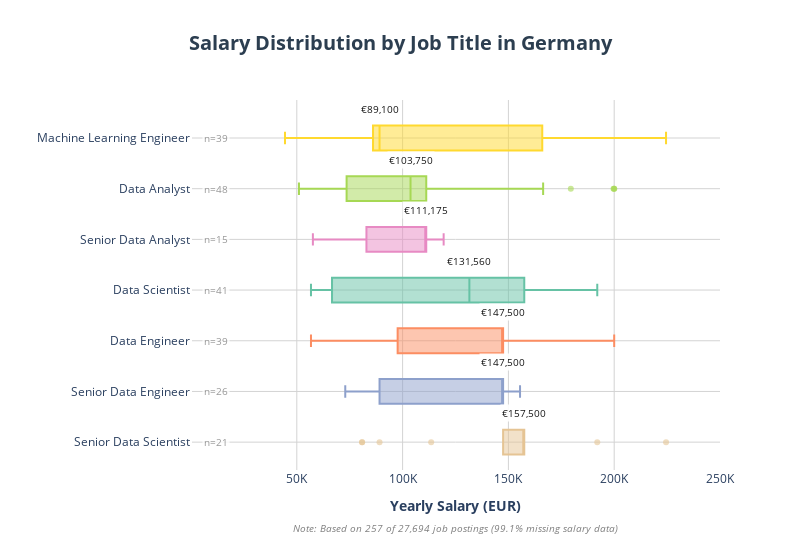

Notebook code cell kept with this figure:
### Markdown cell above
4.3. Plotting salary distribution based on job title

### Code cell
# Defing color palette
COLOR_PALETTE = px.colors.qualitative.Set2  

# Getting median values and assigning colors
median_df = (
    df_Germany_top7
    .groupby('job_title_short')['salary_year_avg']
    .median()
    .reset_index()
)

roles = df_Germany_top7['job_title_short'].unique()
role_colors = {role: COLOR_PALETTE[i % len(COLOR_PALETTE)] for i, role in enumerate(roles)}

# Creating boxplot with different colors
fig = px.box(
    df_Germany_top7,
    x='salary_year_avg',
    y='job_title_short',
    orientation='h',
    title='<b>Salary Distribution by Job Title in Germany</b>',
    labels={
        'salary_year_avg': 'Yearly Salary (EUR)',
        'job_title_short': 'Job Title'
    },
    color='job_title_short',
    color_discrete_map=role_colors,  
    category_orders={'job_title_short': median_df.sort_values('salary_year_avg')['job_title_short'].tolist()}
)

fig.update_traces(
    marker_opacity=0.6,
    line_width=2,
    hoverinfo='none',  
    hovertemplate=None
)

# Adding visible median lines and hover-able points
for _, row in median_df.iterrows():
    role = row['job_title_short']
    median_value = row['salary_year_avg']
    role_color = role_colors[role]
    
    fig.add_shape(
        type="line",
        x0=median_value,
        x1=median_value,
        y0=role,
        y1=role,
        yref="y",
        line=dict(
            color=role_color,
            width=3,
            dash="solid"  
        )
    )
    
    fig.add_trace(
        go.Scatter(
            x=[median_value],
            y=[role],
            mode='markers',
            marker=dict(
                size=15,  
                opacity=0,  
                color=role_color
            ),
            hovertemplate=(
                f'<b style="color:{role_color}">{role}</b><br>'
                f'<b>Median Salary:</b> €{median_value:,.0f}<br>'
                f'<extra></extra>'
            ),
            showlegend=False,
            name=f'{role} Median'
        )
    )
    
    fig.add_annotation(
        x=median_value,
        y=role,
        text=f'€{median_value:,.0f}',
        showarrow=False,
        yshift=20,  
        font=dict(size=10, color='black'),
        bgcolor='white',
        opacity=0.9,
        yanchor='bottom'
    )

fig.update_layout(
    height=550,  
    width=800,
    showlegend=False,
    plot_bgcolor='white',
    xaxis=dict(
        range=[0, 250000],
        ticksuffix=' €',
        gridcolor='lightgray',
        gridwidth=1,
        title='<b>Yearly Salary (EUR)</b>'
    ),
    yaxis=dict(
        title='',
        gridcolor='lightgray',
        gridwidth=1
    ),
    title=dict(
        x=0.5,
        font=dict(size=20, color='#2c3e50')
    ),
    hovermode='closest'
)
fig.update_xaxes(
    tickvals=[0, 50000, 100000, 150000, 200000, 250000],
    ticktext=['', '50K', '100K', '150K', '200K', '250K']
)

# Adding data count annotations
for i, role in enumerate(roles):
    role_data = df_Germany_top7[df_Germany_top7['job_title_short'] == role]
    count = len(role_data)
    
    fig.add_annotation(
        x=0.02,
        y=role,
        xref="paper",
        yref="y",
        text=f"n={count}",
        showarrow=False,
        font=dict(size=10, color="gray"),
        bgcolor="white",
        opacity=0.8,
        xanchor='left'
    )

# Adding disclaimer
total_jobs = len(df_Germany)
jobs_with_salary = len(df_Germany_with_salary)
missing_pct = ((total_jobs - jobs_with_salary) / total_jobs) * 100

fig.add_annotation(
    x=0.5,
    y=-0.18,
    xref="paper",
    yref="paper",
    text=f"<i>Note: Based on {jobs_with_salary:,} of {total_jobs:,} job postings ({missing_pct:.1f}% missing salary data)</i>",
    showarrow=False,
    font=dict(size=10, color="gray"),
    align="center"
)

fig.show()

### Figure 1 — Plotly figure (JSON) as saved in the notebook; plotly's stock layout.template omitted (floating-point values rounded to 4 significant figures)
{"data": [{"alignmentgroup": "True", "hoverinfo": "none", "legendgroup": "Machine Learning Engineer", "line": {"width": 2}, "marker": {"color": "rgb(255,217,47)", "opacity": 0.6}, "name": "Machine Learning Engineer", "notched": false, "offsetgroup": "Machine Learning Engineer", "orientation": "h", "showlegend": true, "type": "box", "x": [185500, 89100, 85000, 89100, 166000, 224500, 166000, 166000, 44420.0, 166000, 89100, 44420.0, 89100, 89100, 166000, 198000, 56700, 89100, 89100, 89100, 89100, 56700, 166000, 89100, 166000, 89100, 89100, 49896, 56700, 166000, 141000, 89100, 56700, 185500, 89100, 189297, 69000, 56700, 166000], "x0": " ", "xaxis": "x", "y": ["Machine Learning Engineer", "Machine Learning Engineer", "Machine Learning Engineer", "Machine Learning Engineer", "Machine Learning Engineer", "Machine Learning Engineer", "Machine Learning Engineer", "Machine Learning Engineer", "Machine Learning Engineer", "Machine Learning Engineer", "Machine Learning Engineer", "Machine Learning Engineer", "Machine Learning Engineer", "Machine Learning Engineer", "Machine Learning Engineer", "Machine Learning Engineer", "Machine Learning Engineer", "Machine Learning Engineer", "Machine Learning Engineer", "Machine Learning Engineer", "Machine Learning Engineer", "Machine Learning Engineer", "Machine Learning Engineer", "Machine Learning Engineer", "Machine Learning Engineer", "Machine Learning Engineer", "Machine Learning Engineer", "Machine Learning Engineer", "Machine Learning Engineer", "Machine Learning Engineer", "Machine Learning Engineer", "Machine Learning Engineer", "Machine Learning Engineer", "Machine Learning Engineer", "Machine Learning Engineer", "Machine Learning Engineer", "Machine Learning Engineer", "Machine Learning Engineer", "Machine Learning Engineer"], "y0": " ", "yaxis": "y"}, {"alignmentgroup": "True", "hoverinfo": "none", "legendgroup": "Data Analyst", "line": {"width": 2}, "marker": {"color": "rgb(166,216,84)", "opacity": 0.6}, "name": "Data Analyst", "notched": false, "offsetgroup": "Data Analyst", "orientation": "h", "showlegend": true, "type": "box", "x": [75070.0, 111175, 166400.0, 111175, 89100, 105650, 80850, 56381, 111175, 105650, 199675, 89100, 111175, 165000, 77020.0, 72000, 89100, 53014, 105650, 89100, 51014, 105650, 57500, 111175, 53014, 56700, 105000, 105650, 100500, 89100, 92000, 111175, 51014, 56700, 111175, 102500, 105300, 100500, 56700, 200000, 56700, 53014, 200000, 179500, 111202, 111175, 166400.0, 111175], "x0": " ", "xaxis": "x", "y": ["Data Analyst", "Data Analyst", "Data Analyst", "Data Analyst", "Data Analyst", "Data Analyst", "Data Analyst", "Data Analyst", "Data Analyst", "Data Analyst", "Data Analyst", "Data Analyst", "Data Analyst", "Data Analyst", "Data Analyst", "Data Analyst", "Data Analyst", "Data Analyst", "Data Analyst", "Data Analyst", "Data Analyst", "Data Analyst", "Data Analyst", "Data Analyst", "Data Analyst", "Data Analyst", "Data Analyst", "Data Analyst", "Data Analyst", "Data Analyst", "Data Analyst", "Data Analyst", "Data Analyst", "Data Analyst", "Data Analyst", "Data Analyst", "Data Analyst", "Data Analyst", "Data Analyst", "Data Analyst", "Data Analyst", "Data Analyst", "Data Analyst", "Data Analyst", "Data Analyst", "Data Analyst", "Data Analyst", "Data Analyst"], "y0": " ", "yaxis": "y"}, {"alignmentgroup": "True", "hoverinfo": "none", "legendgroup": "Senior Data Analyst", "line": {"width": 2}, "marker": {"color": "rgb(231,138,195)", "opacity": 0.6}, "name": "Senior Data Analyst", "notched": false, "offsetgroup": "Senior Data Analyst", "orientation": "h", "showlegend": true, "type": "box", "x": [72900, 111175, 111175, 111175, 111175, 111175, 119400, 111175, 111175, 111175, 72900, 80850, 57600, 111202, 89100], "x0": " ", "xaxis": "x", "y": ["Senior Data Analyst", "Senior Data Analyst", "Senior Data Analyst", "Senior Data Analyst", "Senior Data Analyst", "Senior Data Analyst", "Senior Data Analyst", "Senior Data Analyst", "Senior Data Analyst", "Senior Data Analyst", "Senior Data Analyst", "Senior Data Analyst", "Senior Data Analyst", "Senior Data Analyst", "Senior Data Analyst"], "y0": " ", "yaxis": "y"}, {"alignmentgroup": "True", "hoverinfo": "none", "legendgroup": "Data Scientist", "line": {"width": 2}, "marker": {"color": "rgb(102,194,165)", "opacity": 0.6}, "name": "Data Scientist", "notched": false, "offsetgroup": "Data Scientist", "orientation": "h", "showlegend": true, "type": "box", "x": [56700, 56700, 90931, 139216, 56700, 157500, 157500, 89100, 120564, 157500, 89100, 157500, 56700, 56700, 157500, 56700, 157500, 131560, 166900.0, 140900.0, 171121, 72900, 192000, 56700, 192000, 157500, 89100, 89100, 89100, 56700, 157500, 69960.0, 166400.0, 105650, 157500, 157500, 147500, 155000, 56700, 56700, 157500], "x0": " ", "xaxis": "x", "y": ["Data Scientist", "Data Scientist", "Data Scientist", "Data Scientist", "Data Scientist", "Data Scientist", "Data Scientist", "Data Scientist", "Data Scientist", "Data Scientist", "Data Scientist", "Data Scientist", "Data Scientist", "Data Scientist", "Data Scientist", "Data Scientist", "Data Scientist", "Data Scientist", "Data Scientist", "Data Scientist", "Data Scientist", "Data Scientist", "Data Scientist", "Data Scientist", "Data Scientist", "Data Scientist", "Data Scientist", "Data Scientist", "Data Scientist", "Data Scientist", "Data Scientist", "Data Scientist", "Data Scientist", "Data Scientist", "Data Scientist", "Data Scientist", "Data Scientist", "Data Scientist", "Data Scientist", "Data Scientist", "Data Scientist"], "y0": " ", "yaxis": "y"}, {"alignmentgroup": "True", "hoverinfo": "none", "legendgroup": "Data Engineer", "line": {"width": 2}, "marker": {"color": "rgb(252,141,98)", "opacity": 0.6}, "name": "Data Engineer", "notched": false, "offsetgroup": "Data Engineer", "orientation": "h", "showlegend": true, "type": "box", "x": [199675, 147500, 89100, 147500, 147500, 200000, 147500, 147500, 200000, 146000, 147500, 147500, 147500, 56700, 96773, 56700, 147500, 89100, 89100, 98300.0, 140000, 131580, 147500, 163500, 147500, 147500, 147500, 97444, 56700, 98283, 147500, 147500, 111175, 98300.0, 165000, 200000, 89100, 98283, 97444], "x0": " ", "xaxis": "x", "y": ["Data Engineer", "Data Engineer", "Data Engineer", "Data Engineer", "Data Engineer", "Data Engineer", "Data Engineer", "Data Engineer", "Data Engineer", "Data Engineer", "Data Engineer", "Data Engineer", "Data Engineer", "Data Engineer", "Data Engineer", "Data Engineer", "Data Engineer", "Data Engineer", "Data Engineer", "Data Engineer", "Data Engineer", "Data Engineer", "Data Engineer", "Data Engineer", "Data Engineer", "Data Engineer", "Data Engineer", "Data Engineer", "Data Engineer", "Data Engineer", "Data Engineer", "Data Engineer", "Data Engineer", "Data Engineer", "Data Engineer", "Data Engineer", "Data Engineer", "Data Engineer", "Data Engineer"], "y0": " ", "yaxis": "y"}, {"alignmentgroup": "True", "hoverinfo": "none", "legendgroup": "Senior Data Engineer", "line": {"width": 2}, "marker": {"color": "rgb(141,160,203)", "opacity": 0.6}, "name": "Senior Data Engineer", "notched": false, "offsetgroup": "Senior Data Engineer", "orientation": "h", "showlegend": true, "type": "box", "x": [147500, 147500, 147500, 147500, 147500, 89100, 147500, 147500, 147500, 147500, 89100, 155000, 89100, 89100, 147500, 155500, 89100, 147500, 72900, 89100, 147500, 147500, 96773, 89100, 147500, 147500], "x0": " ", "xaxis": "x", "y": ["Senior Data Engineer", "Senior Data Engineer", "Senior Data Engineer", "Senior Data Engineer", "Senior Data Engineer", "Senior Data Engineer", "Senior Data Engineer", "Senior Data Engineer", "Senior Data Engineer", "Senior Data Engineer", "Senior Data Engineer", "Senior Data Engineer", "Senior Data Engineer", "Senior Data Engineer", "Senior Data Engineer", "Senior Data Engineer", "Senior Data Engineer", "Senior Data Engineer", "Senior Data Engineer", "Senior Data Engineer", "Senior Data Engineer", "Senior Data Engineer", "Senior Data Engineer", "Senior Data Engineer", "Senior Data Engineer", "Senior Data Engineer"], "y0": " ", "yaxis": "y"}, {"alignmentgroup": "True", "hoverinfo": "none", "legendgroup": "Senior Data Scientist", "line": {"width": 2}, "marker": {"color": "rgb(229,196,148)", "opacity": 0.6}, "name": "Senior Data Scientist", "notched": false, "offsetgroup": "Senior Data Scientist", "orientation": "h", "showlegend": true, "type": "box", "x": [147500, 157500, 157500, 157500, 157500, 147500, 157500, 224500, 157500, 113500, 80850, 157500, 192000, 157500, 157500, 157500, 157500, 157500, 89100, 157500, 80850], "x0": " ", "xaxis": "x", "y": ["Senior Data Scientist", "Senior Data Scientist", "Senior Data Scientist", "Senior Data Scientist", "Senior Data Scientist", "Senior Data Scientist", "Senior Data Scientist", "Senior Data Scientist", "Senior Data Scientist", "Senior Data Scientist", "Senior Data Scientist", "Senior Data Scientist", "Senior Data Scientist", "Senior Data Scientist", "Senior Data Scientist", "Senior Data Scientist", "Senior Data Scientist", "Senior Data Scientist", "Senior Data Scientist", "Senior Data Scientist", "Senior Data Scientist"], "y0": " ", "yaxis": "y"}, {"hovertemplate": "<b style=\"color:rgb(166,216,84)\">Data Analyst</b><br><b>Median Salary:</b> €103,750<br><extra></extra>", "marker": {"color": "rgb(166,216,84)", "opacity": 0, "size": 15}, "mode": "markers", "name": "Data Analyst Median", "showlegend": false, "type": "scatter", "x": [103750], "y": ["Data Analyst"]}, {"hovertemplate": "<b style=\"color:rgb(252,141,98)\">Data Engineer</b><br><b>Median Salary:</b> €147,500<br><extra></extra>", "marker": {"color": "rgb(252,141,98)", "opacity": 0, "size": 15}, "mode": "markers", "name": "Data Engineer Median", "showlegend": false, "type": "scatter", "x": [147500], "y": ["Data Engineer"]}, {"hovertemplate": "<b style=\"color:rgb(102,194,165)\">Data Scientist</b><br><b>Median Salary:</b> €131,560<br><extra></extra>", "marker": {"color": "rgb(102,194,165)", "opacity": 0, "size": 15}, "mode": "markers", "name": "Data Scientist Median", "showlegend": false, "type": "scatter", "x": [131560], "y": ["Data Scientist"]}, {"hovertemplate": "<b style=\"color:rgb(255,217,47)\">Machine Learning Engineer</b><br><b>Median Salary:</b> €89,100<br><extra></extra>", "marker": {"color": "rgb(255,217,47)", "opacity": 0, "size": 15}, "mode": "markers", "name": "Machine Learning Engineer Median", "showlegend": false, "type": "scatter", "x": [89100], "y": ["Machine Learning Engineer"]}, {"hovertemplate": "<b style=\"color:rgb(231,138,195)\">Senior Data Analyst</b><br><b>Median Salary:</b> €111,175<br><extra></extra>", "marker": {"color": "rgb(231,138,195)", "opacity": 0, "size": 15}, "mode": "markers", "name": "Senior Data Analyst Median", "showlegend": false, "type": "scatter", "x": [111175], "y": ["Senior Data Analyst"]}, {"hovertemplate": "<b style=\"color:rgb(141,160,203)\">Senior Data Engineer</b><br><b>Median Salary:</b> €147,500<br><extra></extra>", "marker": {"color": "rgb(141,160,203)", "opacity": 0, "size": 15}, "mode": "markers", "name": "Senior Data Engineer Median", "showlegend": false, "type": "scatter", "x": [147500], "y": ["Senior Data Engineer"]}, {"hovertemplate": "<b style=\"color:rgb(229,196,148)\">Senior Data Scientist</b><br><b>Median Salary:</b> €157,500<br><extra></extra>", "marker": {"color": "rgb(229,196,148)", "opacity": 0, "size": 15}, "mode": "markers", "name": "Senior Data Scientist Median", "showlegend": false, "type": "scatter", "x": [157500], "y": ["Senior Data Scientist"]}], "layout": {"annotations": [{"bgcolor": "white", "font": {"color": "black", "size": 10}, "opacity": 0.9, "showarrow": false, "text": "€103,750", "x": 103750, "y": "Data Analyst", "yanchor": "bottom", "yshift": 20}, {"bgcolor": "white", "font": {"color": "black", "size": 10}, "opacity": 0.9, "showarrow": false, "text": "€147,500", "x": 147500, "y": "Data Engineer", "yanchor": "bottom", "yshift": 20}, {"bgcolor": "white", "font": {"color": "black", "size": 10}, "opacity": 0.9, "showarrow": false, "text": "€131,560", "x": 131560, "y": "Data Scientist", "yanchor": "bottom", "yshift": 20}, {"bgcolor": "white", "font": {"color": "black", "size": 10}, "opacity": 0.9, "showarrow": false, "text": "€89,100", "x": 89100, "y": "Machine Learning Engineer", "yanchor": "bottom", "yshift": 20}, {"bgcolor": "white", "font": {"color": "black", "size": 10}, "opacity": 0.9, "showarrow": false, "text": "€111,175", "x": 111175, "y": "Senior Data Analyst", "yanchor": "bottom", "yshift": 20}, {"bgcolor": "white", "font": {"color": "black", "size": 10}, "opacity": 0.9, "showarrow": false, "text": "€147,500", "x": 147500, "y": "Senior Data Engineer", "yanchor": "bottom", "yshift": 20}, {"bgcolor": "white", "font": {"color": "black", "size": 10}, "opacity": 0.9, "showarrow": false, "text": "€157,500", "x": 157500, "y": "Senior Data Scientist", "yanchor": "bottom", "yshift": 20}, {"bgcolor": "white", "font": {"color": "gray", "size": 10}, "opacity": 0.8, "showarrow": false, "text": "n=41", "x": 0.02, "xanchor": "left", "xref": "paper", "y": "Data Scientist", "yref": "y"}, {"bgcolor": "white", "font": {"color": "gray", "size": 10}, "opacity": 0.8, "showarrow": false, "text": "n=39", "x": 0.02, "xanchor": "left", "xref": "paper", "y": "Data Engineer", "yref": "y"}, {"bgcolor": "white", "font": {"color": "gray", "size": 10}, "opacity": 0.8, "showarrow": false, "text": "n=26", "x": 0.02, "xanchor": "left", "xref": "paper", "y": "Senior Data Engineer", "yref": "y"}, {"bgcolor": "white", "font": {"color": "gray", "size": 10}, "opacity": 0.8, "showarrow": false, "text": "n=15", "x": 0.02, "xanchor": "left", "xref": "paper", "y": "Senior Data Analyst", "yref": "y"}, {"bgcolor": "white", "font": {"color": "gray", "size": 10}, "opacity": 0.8, "showarrow": false, "text": "n=48", "x": 0.02, "xanchor": "left", "xref": "paper", "y": "Data Analyst", "yref": "y"}, {"bgcolor": "white", "font": {"color": "gray", "size": 10}, "opacity": 0.8, "showarrow": false, "text": "n=39", "x": 0.02, "xanchor": "left", "xref": "paper", "y": "Machine Learning Engineer", "yref": "y"}, {"bgcolor": "white", "font": {"color": "gray", "size": 10}, "opacity": 0.8, "showarrow": false, "text": "n=21", "x": 0.02, "xanchor": "left", "xref": "paper", "y": "Senior Data Scientist", "yref": "y"}, {"align": "center", "font": {"color": "gray", "size": 10}, "showarrow": false, "text": "<i>Note: Based on 257 of 27,694 job postings (99.1% missing salary data)</i>", "x": 0.5, "xref": "paper", "y": -0.18, "yref": "paper"}], "boxmode": "overlay", "height": 550, "hovermode": "closest", "legend": {"title": {"text": "Job Title"}, "tracegroupgap": 0}, "plot_bgcolor": "white", "shapes": [{"line": {"color": "rgb(166,216,84)", "dash": "solid", "width": 3}, "type": "line", "x0": 103750, "x1": 103750, "y0": "Data Analyst", "y1": "Data Analyst", "yref": "y"}, {"line": {"color": "rgb(252,141,98)", "dash": "solid", "width": 3}, "type": "line", "x0": 147500, "x1": 147500, "y0": "Data Engineer", "y1": "Data Engineer", "yref": "y"}, {"line": {"color": "rgb(102,194,165)", "dash": "solid", "width": 3}, "type": "line", "x0": 131560, "x1": 131560, "y0": "Data Scientist", "y1": "Data Scientist", "yref": "y"}, {"line": {"color": "rgb(255,217,47)", "dash": "solid", "width": 3}, "type": "line", "x0": 89100, "x1": 89100, "y0": "Machine Learning Engineer", "y1": "Machine Learning Engineer", "yref": "y"}, {"line": {"color": "rgb(231,138,195)", "dash": "solid", "width": 3}, "type": "line", "x0": 111175, "x1": 111175, "y0": "Senior Data Analyst", "y1": "Senior Data Analyst", "yref": "y"}, {"line": {"color": "rgb(141,160,203)", "dash": "solid", "width": 3}, "type": "line", "x0": 147500, "x1": 147500, "y0": "Senior Data Engineer", "y1": "Senior Data Engineer", "yref": "y"}, {"line": {"color": "rgb(229,196,148)", "dash": "solid", "width": 3}, "type": "line", "x0": 157500, "x1": 157500, "y0": "Senior Data Scientist", "y1": "Senior Data Scientist", "yref": "y"}], "showlegend": false, "title": {"font": {"color": "#2c3e50", "size": 20}, "text": "<b>Salary Distribution by Job Title in Germany</b>", "x": 0.5}, "width": 800, "xaxis": {"anchor": "y", "domain": [0, 1], "gridcolor": "lightgray", "gridwidth": 1, "range": [0, 250000], "ticksuffix": " €", "ticktext": ["", "50K", "100K", "150K", "200K", "250K"], "tickvals": [0, 50000, 100000, 150000, 200000, 250000], "title": {"text": "<b>Yearly Salary (EUR)</b>"}}, "yaxis": {"anchor": "x", "categoryarray": ["Senior Data Scientist", "Senior Data Engineer", "Data Engineer", "Data Scientist", "Senior Data Analyst", "Data Analyst", "Machine Learning Engineer"], "categoryorder": "array", "domain": [0, 1], "gridcolor": "lightgray", "gridwidth": 1, "title": {"text": ""}}}}
